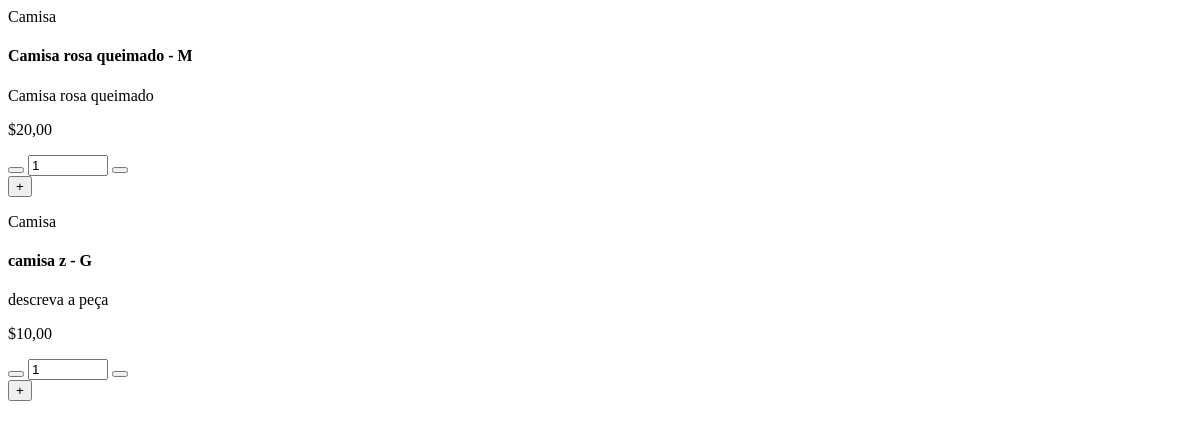
The page /filtrar_produto/2 on the database as committed earlier.
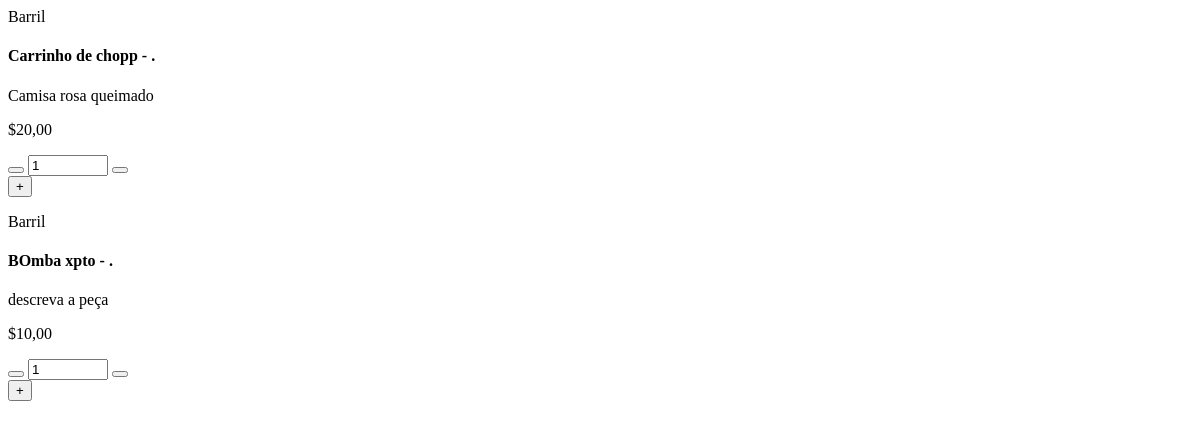
The same page on the database as committed later.
### produto/models.py (models this page shows, shortened)
class Produto(models.Model):
    categoria = models.ForeignKey(Categoria, on_delete=models.CASCADE)
    nome = models.CharField(max_length=100)
    descricao = models.CharField(max_length=255, default='descreva a peça')
    disponivel = models.BooleanField(default=True)
    destaque = models.BooleanField(default=False)
    promo = models.BooleanField(default=False)
    premium = models.BooleanField(default=False)
    mais_vendido = models.BooleanField(default=False)
    valor = models.DecimalField(max_digits=10, decimal_places=2)  # Usar DecimalField é melhor para preços
    quantidade = models.PositiveIntegerField(blank=True, null=True, default=1)  # Litros devem ser um valor positivo
    imagem = models.ImageField(upload_to='produtos')
    tamanho = models.CharField(max_length=3)

class Categoria(models.Model):
    nome = models.CharField(max_length=50)
    def __str__(self):
        return self.nome

### produto/views.py (the view)
# urls.py: path('filtrar_produto/<int:categoria_id>', htmx_list_produtos, name='filtrar-produto'),
def htmx_list_produtos(request,categoria_id):
    context = {'produtos':Produto.objects.all().filter(categoria=categoria_id)}
    return render(request, 'parciais/produtos/produtos.html' , context)

### templates/parciais/produtos/produtos.html (shortened to what this page needs)
{% for produto in produtos%}
<div class="col-md-6 col-lg-6 col-xl-4" >
    <div class="rounded position-relative fruite-item">
        <div class="text-white bg-secondary px-3 py-1 rounded position-absolute" style="top: 10px; left: 10px;">{{produto.categoria}}</div>
        <div class="p-4 border border-secondary border-top-0 rounded-bottom">
            <h4>{{produto.nome}} - {{produto.tamanho}}</h4>
            <p>{{produto.descricao}}</p>
            <div class="d-flex justify-content-between flex-lg-wrap">
                <p class="text-dark fs-5 fw-bold mb-0">${{produto.valor}}</p>
                {% if request.user.is_authenticated %}
                    <form hx-post="{% url 'adicionar_ao_carrinho' produto.id %}"
                            hx-swap="innerHTML"
                            hx-trigger="submit"
                            class="d-flex flex-column flex-sm-row align-items-center">
                        {% csrf_token %}
                        <button type="button" class="btn btn-outline-secondary" onclick="decrementar('{{ produto.id }}')">
                            <i class="fas fa-minus"></i>
                        </button>
                        <input type="number" id="quantidade_{{ produto.id }}" name="quantidade" value="1" min="1" class="form-control text-center" style="max-width: 80px;">
                        <button type="button" class="btn btn-outline-secondary" onclick="incrementar('{{ produto.id }}')">
                            <i class="fas fa-plus"></i>
                        </button>
                        <button type="submit" class="btn border border-secondary rounded-pill px-3 text-primary"><i class="fa fa-shopping-bag me-2 text-primary"></i> +</button>
                    </form>
                {% else %}
                    <form method="POST" action="{% url 'login' %}" class="d-flex flex-column flex-sm-row align-items-center">
                        <div class="input-group mb-2 mb-sm-0" style="width: 150px;">
                            {% if not produto.servico %}
                                <button type="button" class="btn btn-outline-secondary" onclick="decrementar('{{ produto.id }}')">
                                </button>
                                <input type="number" id="quantidade_{{ produto.id }}" name="quantidade" value="1" min="1" class="form-control text-center" style="max-width: 80px;">
                                <button type="button" class="btn btn-outline-secondary" onclick="incrementar('{{ produto.id }}')">
                                </button>
                            {% endif %}
                        </div>
                        <button type="submit" class="btn border border-secondary rounded-pill px-3 text-primary"> +</button>
                    </form>
                {% endif %}
            </div>
        </div>
    </div>
</div>
{%endfor%}

Rows that differ between the two databases and show on the page:
changed Produto "Camisa rosa queimado": categoria "Camisa" → "Barril"; nome "Camisa rosa queimado" → "Carrinho de chopp"; tamanho "M" → "."
changed Produto "descreva a peça": categoria "Camisa" → "Barril"; nome "camisa z" → "BOmba xpto"; tamanho "G" → "."
